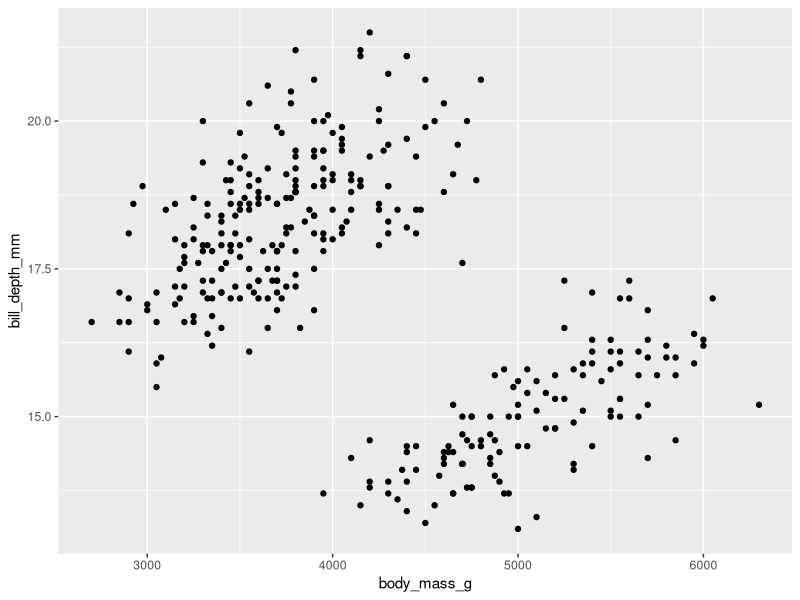
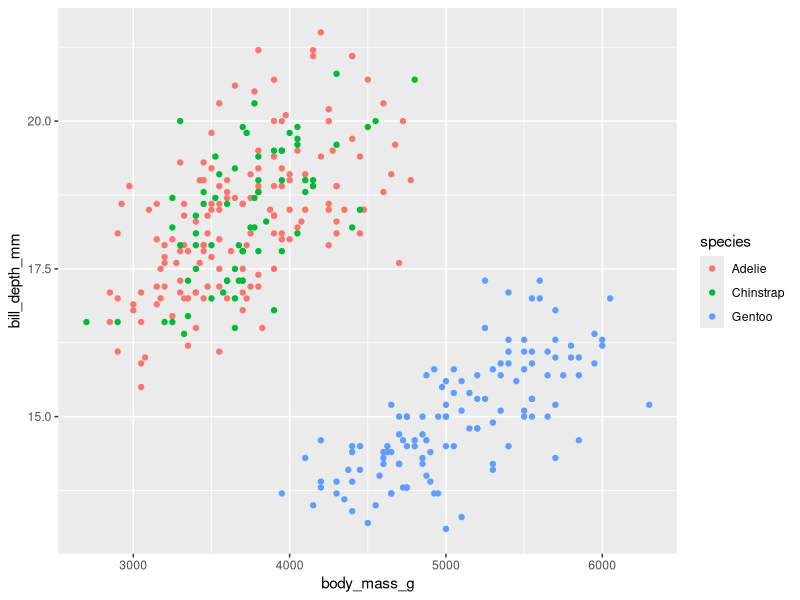
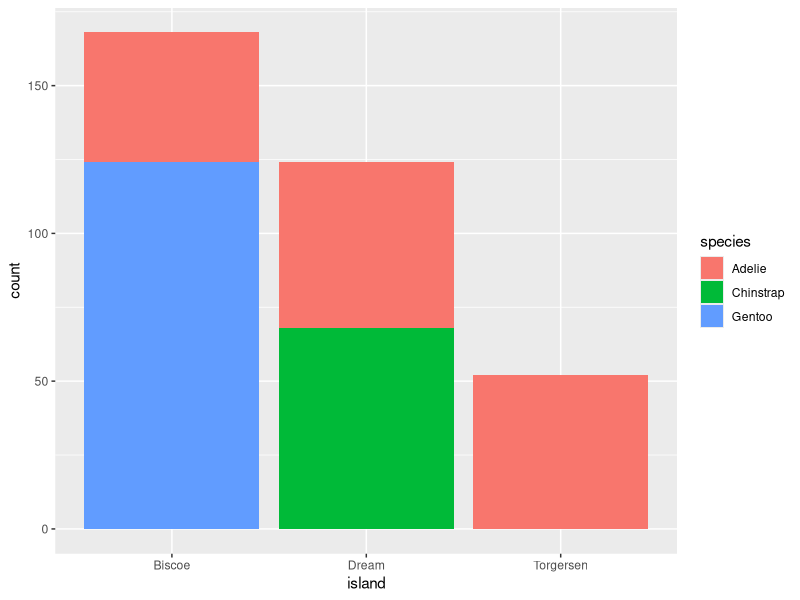
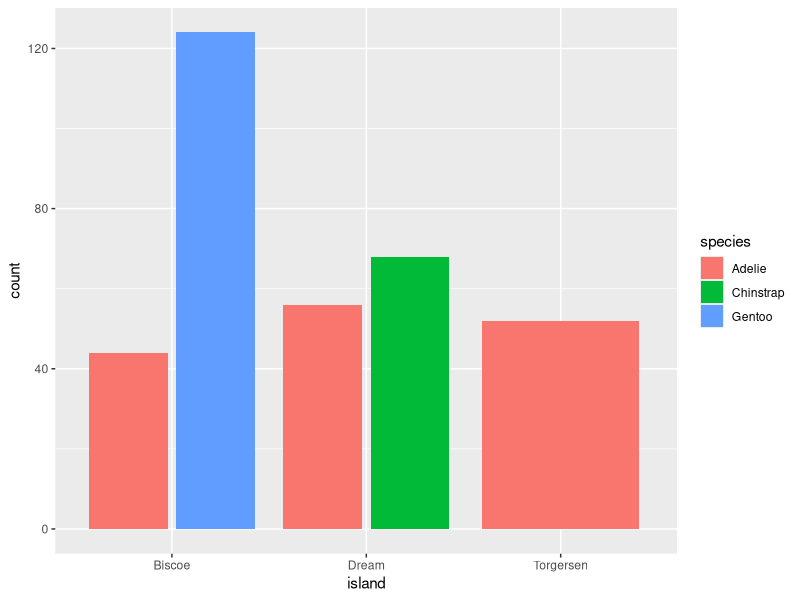
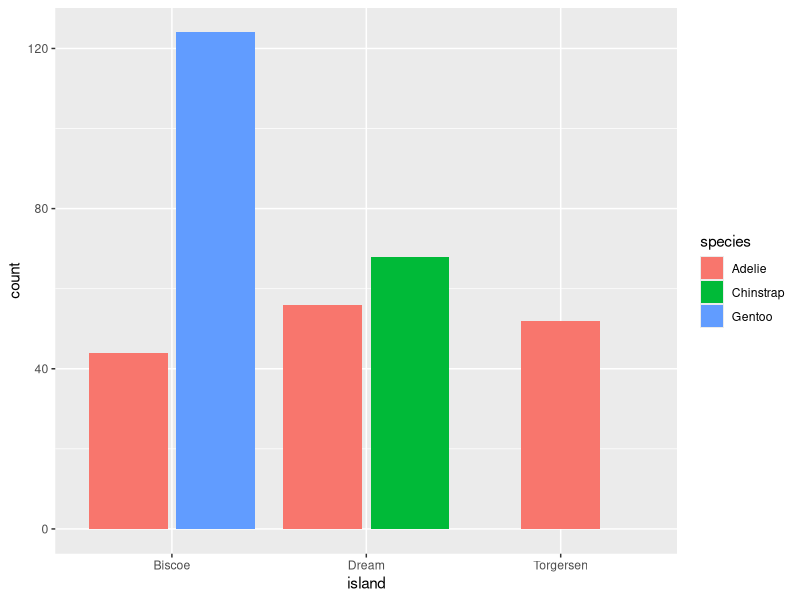

Generate these figures, in order, with R:
## ---- chunk 1
options(htmltools.dir.version = FALSE)
knitr::opts_chunk$set(fig.width = 6, fig.height = 4, out.width = "75%", message = F, warning = F, dpi = 300)
## ---- chunk 2
library(tidyverse)
library(ggplot2)
library(palmerpenguins)

str(penguins)
## ---- chunk 3
ggplot(data = penguins) + 
  geom_point(
    aes(x = body_mass_g, 
        y = bill_depth_mm))
## ---- chunk 4
ggplot(data = penguins) + 
  geom_point(
    aes(x = body_mass_g, 
        y = bill_depth_mm,
        color = species))
## ---- chunk 5
ggplot(data = penguins) + 
  geom_bar(
    aes(x = island, 
        fill = species))
## ---- chunk 6
ggplot(data = penguins) + 
  geom_bar(
    aes(x = island, 
        fill = species),
    position = "dodge2")
## ---- chunk 7
ggplot(data = penguins) + 
  geom_bar(
    aes(x = island, 
        fill = species),
    position = 
      position_dodge2(
        preserve="single"
      )
  )
